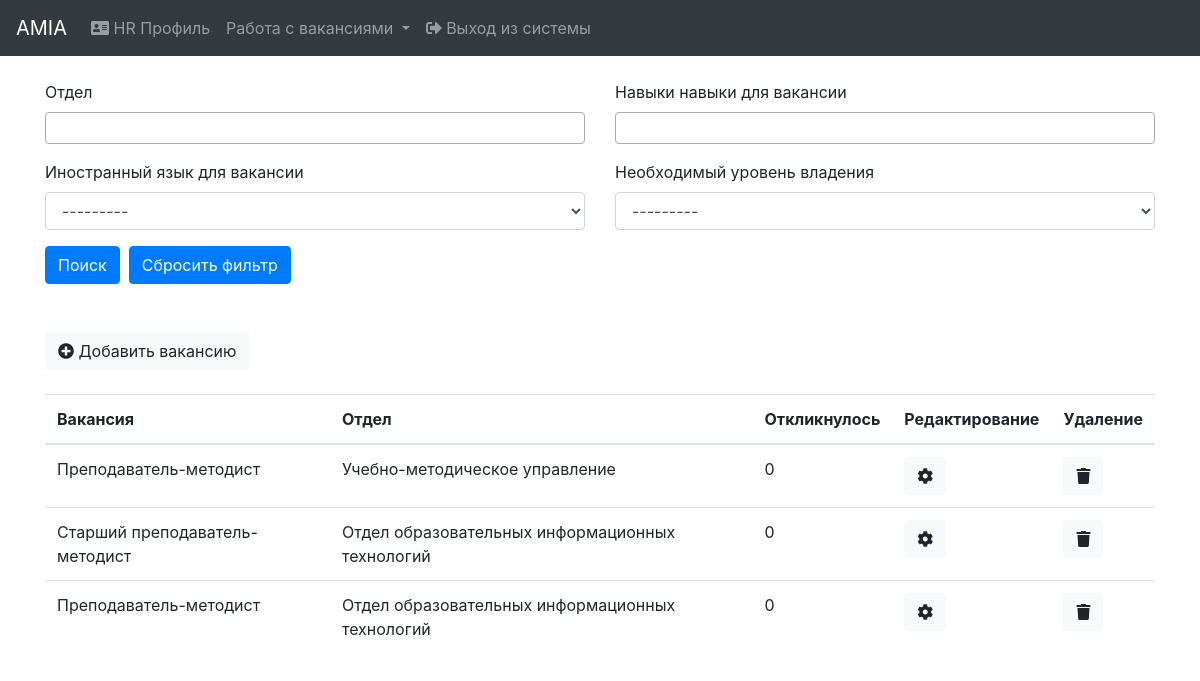
The app's page /hr/ (signed in) with its own data.
### institution/models.py (models this page shows, shortened)
class Vacancy(models.Model):
    OPENED = 1
    COMPLETED = 2
    BLOCKED = 3
    STATUSES = [
        (OPENED, 'Opened'),
        (COMPLETED, 'Completed'),
        (BLOCKED, 'Blocked'),
    ]
    vacancy = models.CharField(max_length=255, verbose_name="Vacancy")
    date_added = models.DateTimeField(verbose_name="Date added", auto_now_add=True)
    who_added = models.ForeignKey(User, on_delete=models.SET_NULL, verbose_name="Who added", blank=True, null=True)
    description = models.TextField(verbose_name="Description", blank=True, null=True)
    institution = models.ForeignKey(Institution, on_delete=models.CASCADE, verbose_name="Institution")
    responded = models.ManyToManyField(SocialProfile, verbose_name="Responded", through='RespondedVacancy')
    status = models.IntegerField(verbose_name="Status", choices=STATUSES, default=OPENED)
    skills = models.ManyToManyField(Skill, verbose_name="Skills", blank=True)
    languages = models.ManyToManyField(Language, verbose_name="Language", through='LanguageWithLevelVacancy')
    class Meta:
        ordering = ('vacancy',)
        verbose_name = 'Vacancy'
        verbose_name_plural = 'Vacancies'

class Institution(models.Model):
    institution_name = models.CharField(max_length=255, verbose_name="Institution name")
    info_about = models.TextField(verbose_name="About", blank=True, null=True)
    img = models.ImageField(verbose_name="Image", blank=True, null=True, upload_to='institutions')
    subscribers = models.ManyToManyField(SocialProfile, verbose_name="Subscribers")
    def __str__(self):
        return self.institution_name
    class Meta:
        ordering = ('institution_name',)
        verbose_name = 'Institution'
        verbose_name_plural = 'Institution'

### hr/views.py (the view)
# urls.py: path('', views.MainView.as_view(), name='main'),
class MainView(LoginRequiredMixin, View):
    def get(self, request):
        f = VacancyFilter(request.GET, queryset=Vacancy.objects.distinct().order_by('-pk'))
        paginator = Paginator(f.qs, 50)
        page = request.GET.get('page')
        vacancies = paginator.get_page(page)
        return render(request, 'institution/vacancies/hr_main_vacancies.html', {'vacancies': vacancies,
                                                                                'filter': f,
                                                                                })

### context_processors/models_context.py (called while the page is built)
def models_context(request):
    return {'educational': EducationalInstitution.objects.all(),
            'language_levels': LanguageLevel.objects.all(),
            'languages': Language.objects.all(),
            'specialties': Specialty.objects.all(),
            'skills': Skill.objects.all(),
            'interests': Interest.objects.all(),
            }

### social_profile/models.py (called while the page is built)
    def __str__(self):
        return self.skill_name

    def __str__(self):
        return self.language_name

### institution/templates/institution/vacancies/hr_main_vacancies.html (shortened to what this page needs)
{% extends 'base.html' %}
{% load static %}
{% block content %}
    {% include 'hr/navbar_hr.html' %}<br>
    <div class="container">
        {% include 'institution/vacancies/search_form.html' %}<br>
        <br>
        <a href="{% url 'institution:vacancy_add' %}" class="btn btn-light"><i class="fas fa-plus-circle"></i> Добавить вакансию</a><br><br>
        <div class="row">
            <div class="col-lg-12">
                <table class="table table-hover">
                    <thead>
                    <tr>
                        <th scope="col">Вакансия</th>
                        <th scope="col">Отдел</th>
                        <th scope="col">Откликнулось</th>
                        <th scope="col">Редактирование</th>
                        <th scope="col">Удаление</th>
                    </tr>
                    </thead>
                    <tbody>
                    {% for vacancy in vacancies %}
                        <tr>
                            <td>{{ vacancy.vacancy }}</td>
                            <td>{{ vacancy.institution.institution_name }}</td>
                            <td data-VacancyId="{{ vacancy.id }}">{{ vacancy.responded.count }}</td>
                            <td><a href="{% url 'institution:vacancy_update' vacancy.id %}" class="btn btn-light"><i class="fas fa-cog"></i></a></td>
                            <td><a href="{% url 'institution:vacancy_delete' vacancy.id %}" class="btn btn-light"><i class="fas fa-trash"></i></a></td>
                        </tr>
                    {% endfor %}
                    </tbody>
                </table>
            </div>
        </div>
    </div>
{% endblock %}

### records on screen
Vacancy: vacancy "Преподаватель-методист", institution.institution_name "Учебно-методическое управление", responded.count "0"
Vacancy: vacancy "Старший преподаватель-методист", institution.institution_name "Отдел образовательных информационных технологий", responded.count "0"
Vacancy: vacancy "Преподаватель-методист", institution.institution_name "Отдел образовательных информационных технологий", responded.count "0"
